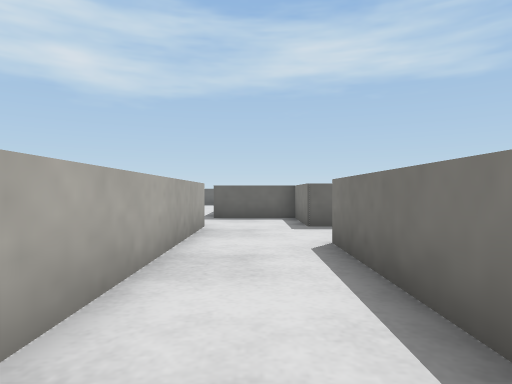
[1] (above)

24 first-person views from a walk through a world built for the Webots simulator. The camera is 0.08 m above the floor, looks level and sees 75° across. The floor is counted in squares, 0.1 m on a side. Each view is taken from the middle of a square. On the plan, view 1 faces up. The plan holds only what a view shows up to about 11 squares ahead; the rest is blank. The place goes on beyond the plan. Robots are left out. Webots' stock objects and surfaces are drawn as simple stand-ins.

[2]
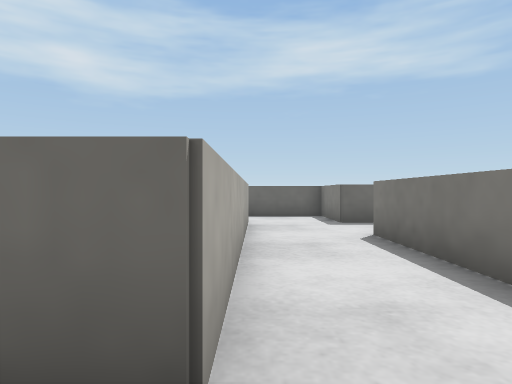

[3]
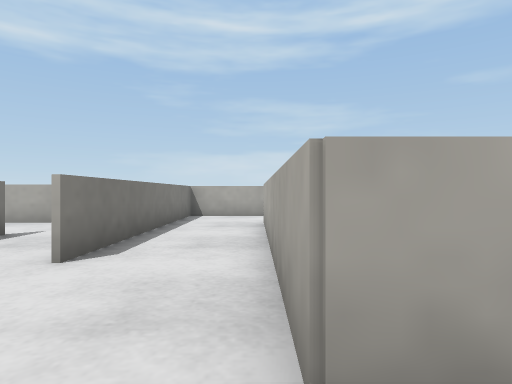

[4]
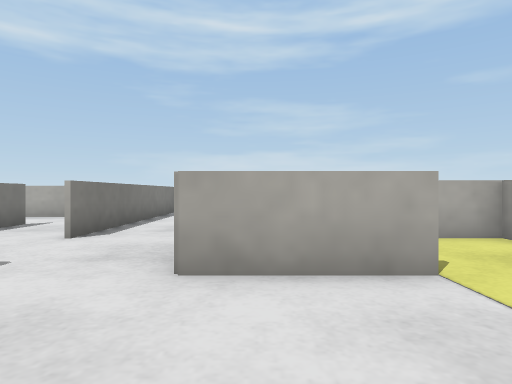

[5]
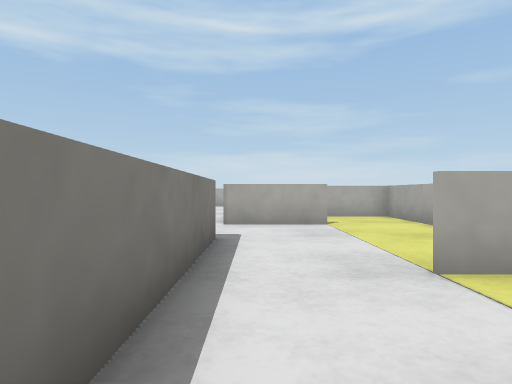

[6]
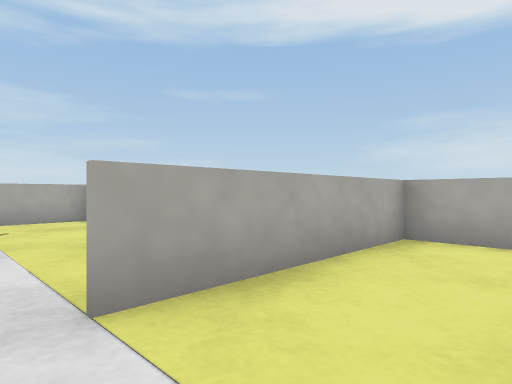

[7]
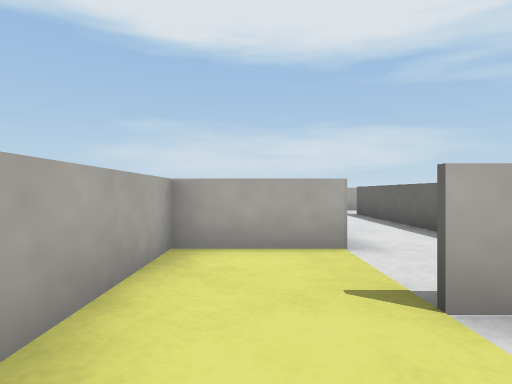

[8]
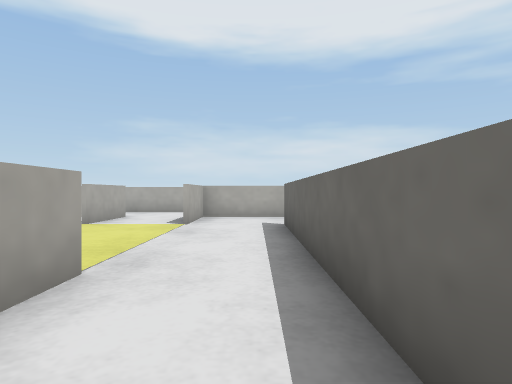

[9]
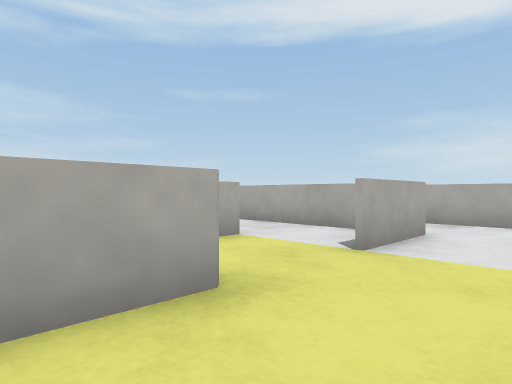

[10]
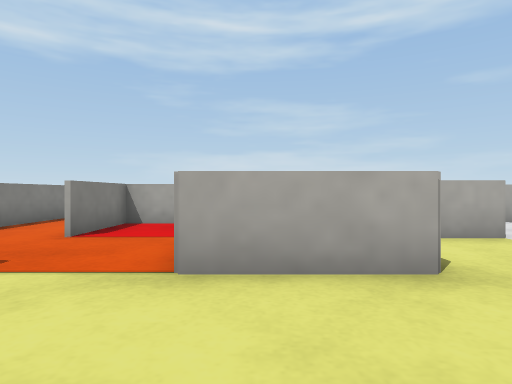

[11]
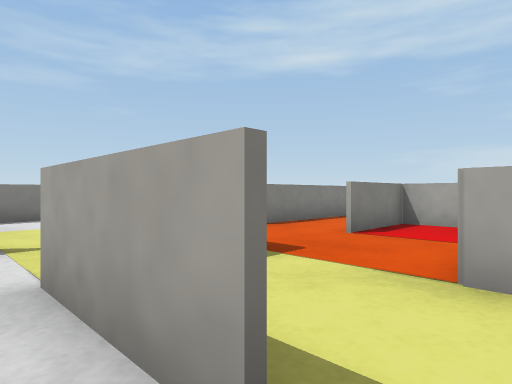

[12]
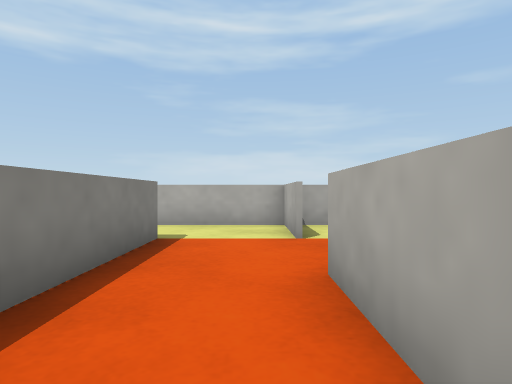

[13]
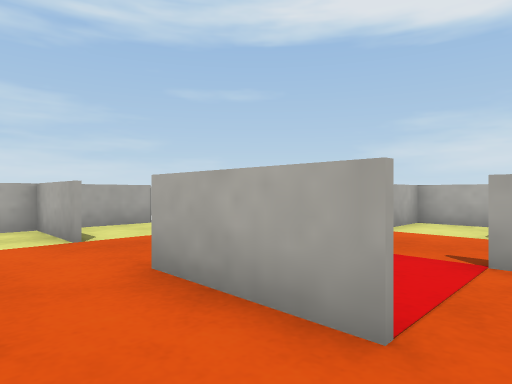

[14]
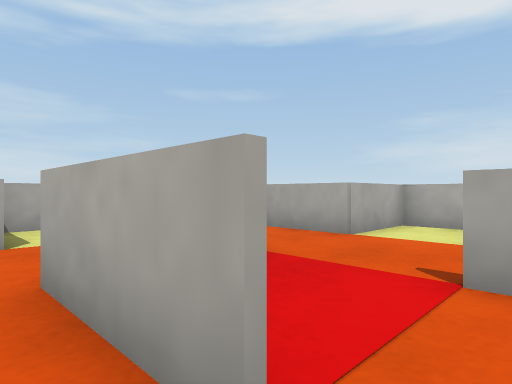

[15]
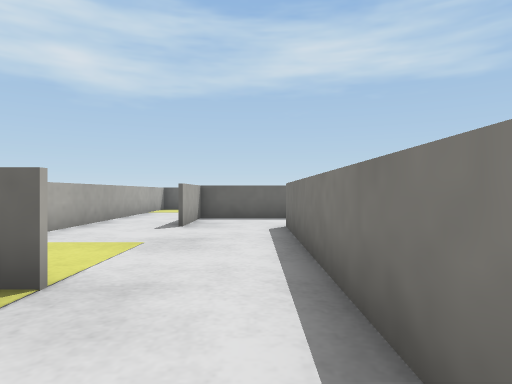

[16]
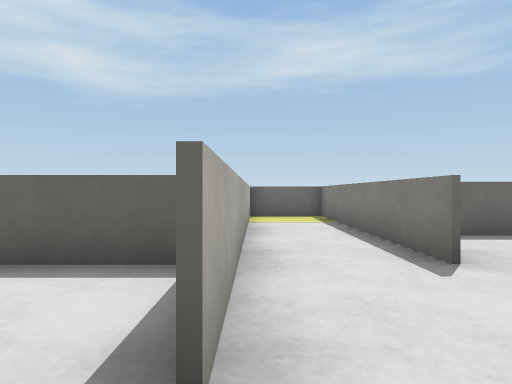

[17]
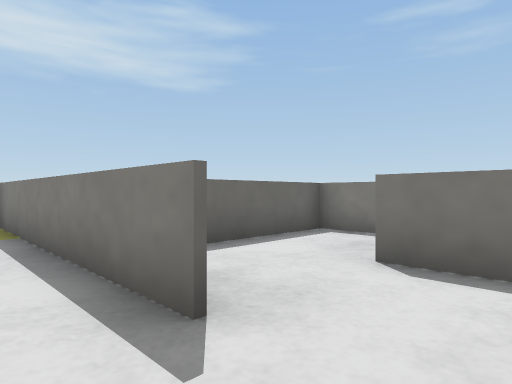

[18]
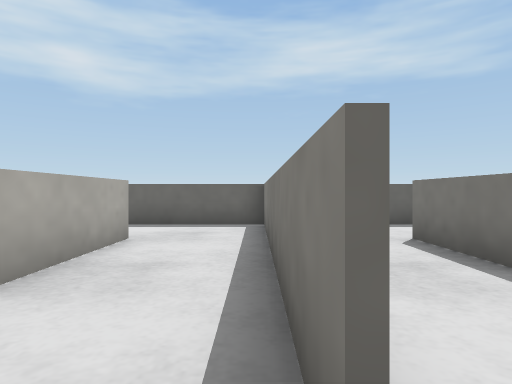

[19]
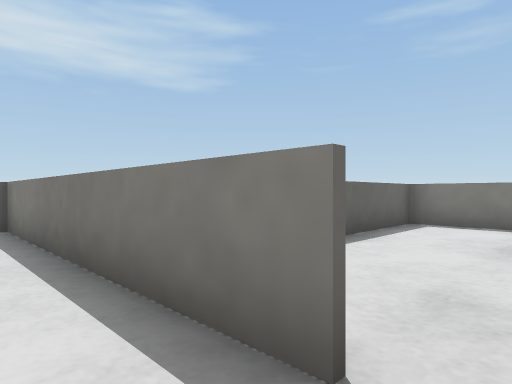

[20]
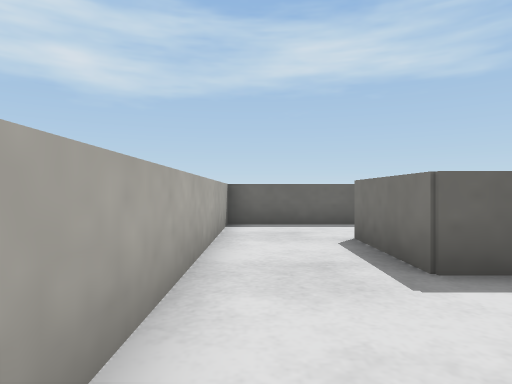

[21]
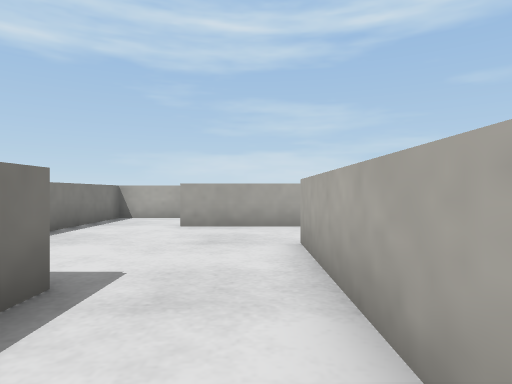

[22]
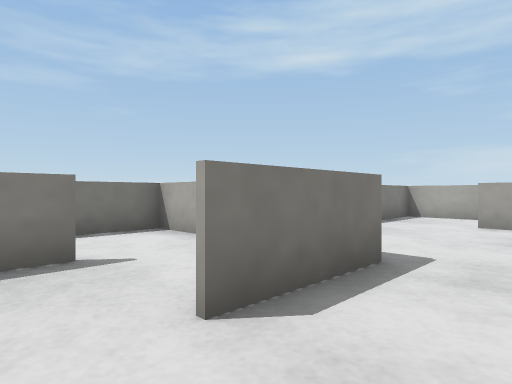

[23]
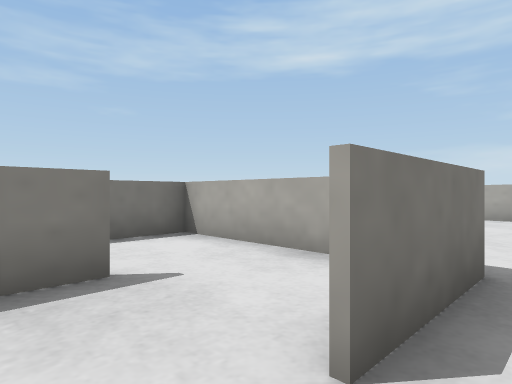

[24]
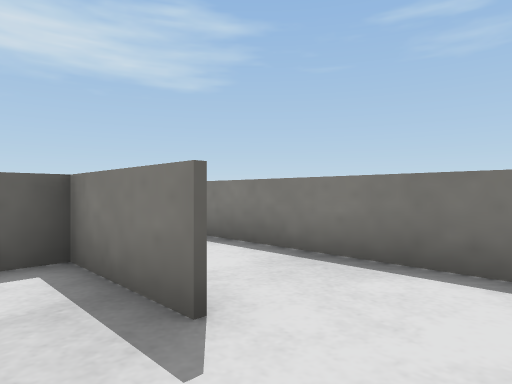

### Floor plan
Key: @ floor where view 1 was taken; . floor; = window, fence, low wall or low ledge.
Columns run from 19 left of view 1 to 9 right of it. Each row starts with its distance up from view 1.
 25                =
 24              =.=
 23              =.=
 22              =.=
 21              =.=            =
 20              =.=========== .=
 19              =.=....=....=..=
 18 =..===========.=..=.=..=.=..=
 17 =............=....=.=..=....=
 16 =............=....=.=..=....=
 15 ====....===..=....=.=..======
 14 ..........=.......=.=.......=
 13 ====.====.======..=.=....=..=
 12  ....   =...   ...=......
 11 =....   =.... ....= .....=
 10 =..== ..=.=..=....======.=
  9 =..=......=..=......=  ..=
  8 =. ===.. ==..=.====.== ===
  7 =    =..  ...=..  =...
  6      =.  ....=..  =...
  5          .=..===  =.=..
  4         ..=...    =.=..
  3         ======    =.= .=
  2                   =.= ..
  1                   =.=  ..
  0                  ==@=  ===
 -1                   ..=
 -2                   ===

Positions as (right, up) in squares from view 1, and headings:
1: (0, 0), facing up
2: (-1, -1), facing up
3: (-1, 9), facing down
4: (-2, 11), facing down
5: (-2, 16), facing down
6: (-3, 15), facing down-left
7: (-4, 14), facing left
8: (-8, 17), facing left
9: (-12, 15), facing down-left
10: (-12, 16), facing down
11: (-12, 16), facing down-right
12: (-8, 11), facing down
13: (-7, 11), facing down-left
14: (-8, 11), facing down-left
15: (-2, 10), facing up
16: (-6, 14), facing up
17: (-5, 16), facing up-right
18: (1, 12), facing up
19: (0, 12), facing up-right
20: (2, 12), facing up
21: (2, 18), facing down
22: (2, 19), facing down-right
23: (3, 19), facing down-right
24: (5, 16), facing up-right
